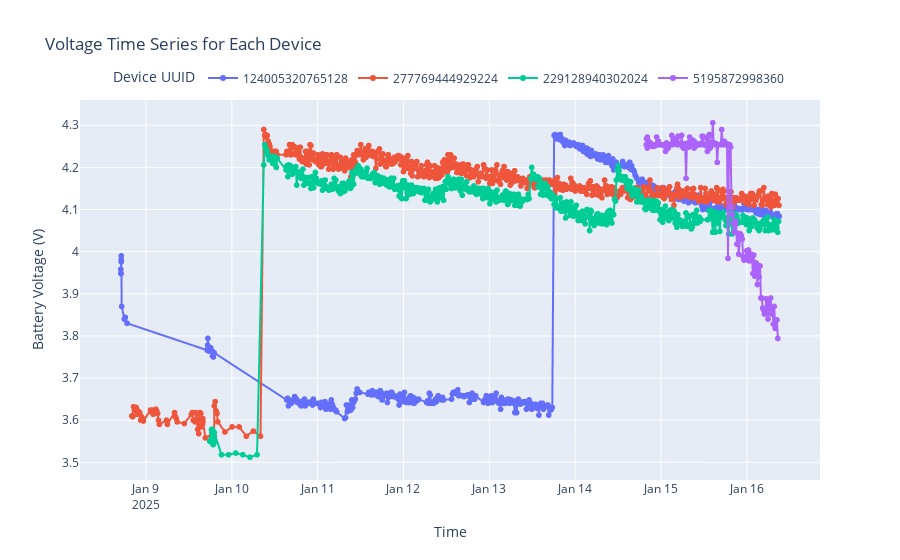

This figure's notebook cell:
### Code cell
import pandas as pd
import plotly.express as px

# Fetch all documents from the collection
documents = collection.find(
    {}, {"meta.uuid": 1, "time.server.UTC": 1, "meta.power.battery.voltage": 1})

# Prepare data for plotting
data = []
for doc in documents:
    # Extract relevant fields
    uuid = doc.get("meta", {}).get("uuid")
    if isinstance(uuid, dict):
        uuid = uuid.get("$numberLong")
    timestamp = doc.get("time", {}).get("server", {}).get("UTC")
    voltage = doc.get("meta", {}).get(
        "power", {}).get("battery", {}).get("voltage")

    # Add to the data list if all fields are present
    if uuid and timestamp and voltage:
        data.append(
            {"UUID": str(uuid), "Timestamp": timestamp, "Voltage": voltage})

# Convert to a DataFrame
df = pd.DataFrame(data)

# Convert Timestamp to datetime for proper plotting
df['Timestamp'] = pd.to_datetime(df['Timestamp'])

# Plot time series for each device with markers
fig = px.line(
    df,
    x="Timestamp",
    y="Voltage",
    color="UUID",
    title="Voltage Time Series for Each Device",
    labels={"Timestamp": "Time",
            "Voltage": "Battery Voltage (V)", "UUID": "Device UUID"},
    markers=True  # Enable markers on the line plot
)

# Move the legend to the top
fig.update_layout(
    legend=dict(
        orientation="h",  # Horizontal legend
        yanchor="bottom",
        y=1.02,  # Position above the plot
        xanchor="center",
        x=0.5  # Center the legend
    )
)

# Show the plot
fig.show()

### Figure 1 — Plotly figure (JSON) as saved in the notebook; plotly's stock layout.template omitted (floating-point values rounded to 4 significant figures; data arrays with more than 128 entries replaced by an {"elided": "..."} marker saying what was removed)
{"data": [{"hovertemplate": "Device UUID=124005320765128<br>Time=%{x}<br>Battery Voltage (V)=%{y}<extra></extra>", "legendgroup": "124005320765128", "line": {"color": "#636efa", "dash": "solid"}, "marker": {"symbol": "circle"}, "mode": "lines+markers", "name": "124005320765128", "showlegend": true, "type": "scattergl", "x": {"elided": "532 str values"}, "xaxis": "x", "y": {"elided": "532 float values"}, "yaxis": "y"}, {"hovertemplate": "Device UUID=277769444929224<br>Time=%{x}<br>Battery Voltage (V)=%{y}<extra></extra>", "legendgroup": "277769444929224", "line": {"color": "#EF553B", "dash": "solid"}, "marker": {"symbol": "circle"}, "mode": "lines+markers", "name": "277769444929224", "showlegend": true, "type": "scattergl", "x": {"elided": "635 str values"}, "xaxis": "x", "y": {"elided": "635 float values"}, "yaxis": "y"}, {"hovertemplate": "Device UUID=229128940302024<br>Time=%{x}<br>Battery Voltage (V)=%{y}<extra></extra>", "legendgroup": "229128940302024", "line": {"color": "#00cc96", "dash": "solid"}, "marker": {"symbol": "circle"}, "mode": "lines+markers", "name": "229128940302024", "showlegend": true, "type": "scattergl", "x": {"elided": "575 str values"}, "xaxis": "x", "y": {"elided": "575 float values"}, "yaxis": "y"}, {"hovertemplate": "Device UUID=5195872998360<br>Time=%{x}<br>Battery Voltage (V)=%{y}<extra></extra>", "legendgroup": "5195872998360", "line": {"color": "#ab63fa", "dash": "solid"}, "marker": {"symbol": "circle"}, "mode": "lines+markers", "name": "5195872998360", "showlegend": true, "type": "scattergl", "x": {"elided": "150 str values"}, "xaxis": "x", "y": {"elided": "150 float values"}, "yaxis": "y"}], "layout": {"legend": {"orientation": "h", "title": {"text": "Device UUID"}, "tracegroupgap": 0, "x": 0.5, "xanchor": "center", "y": 1.02, "yanchor": "bottom"}, "title": {"text": "Voltage Time Series for Each Device"}, "xaxis": {"anchor": "y", "domain": [0, 1], "title": {"text": "Time"}}, "yaxis": {"anchor": "x", "domain": [0, 1], "title": {"text": "Battery Voltage (V)"}}}}
